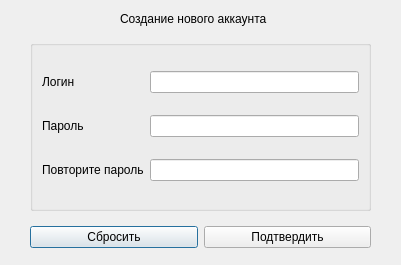
<?xml version="1.0" encoding="UTF-8"?>
<ui version="4.0">
 <class>Registration</class>
 <widget class="QDialog" name="Registration">
  <property name="geometry">
   <rect>
    <x>0</x>
    <y>0</y>
    <width>401</width>
    <height>265</height>
   </rect>
  </property>
  <property name="windowTitle">
   <string>Dialog</string>
  </property>
  <widget class="QLabel" name="label">
   <property name="geometry">
    <rect>
     <x>120</x>
     <y>10</y>
     <width>201</width>
     <height>18</height>
    </rect>
   </property>
   <property name="text">
    <string>Создание нового аккаунта</string>
   </property>
  </widget>
  <widget class="QGroupBox" name="groupBox">
   <property name="geometry">
    <rect>
     <x>30</x>
     <y>40</y>
     <width>341</width>
     <height>171</height>
    </rect>
   </property>
   <property name="title">
    <string/>
   </property>
   <layout class="QGridLayout" name="gridLayout">
    <item row="1" column="1">
     <widget class="QLineEdit" name="reg_pas">
      <property name="inputMethodHints">
       <set>Qt::ImhHiddenText|Qt::ImhNoAutoUppercase|Qt::ImhNoPredictiveText|Qt::ImhSensitiveData</set>
      </property>
      <property name="echoMode">
       <enum>QLineEdit::Password</enum>
      </property>
     </widget>
    </item>
    <item row="2" column="0">
     <widget class="QLabel" name="label_4">
      <property name="text">
       <string>Повторите пароль</string>
      </property>
     </widget>
    </item>
    <item row="2" column="1">
     <widget class="QLineEdit" name="reg_pas_repeat">
      <property name="echoMode">
       <enum>QLineEdit::Password</enum>
      </property>
     </widget>
    </item>
    <item row="1" column="0">
     <widget class="QLabel" name="label_3">
      <property name="text">
       <string>Пароль</string>
      </property>
     </widget>
    </item>
    <item row="0" column="1">
     <widget class="QLineEdit" name="mail"/>
    </item>
    <item row="0" column="0">
     <widget class="QLabel" name="label_2">
      <property name="text">
       <string>Логин</string>
      </property>
     </widget>
    </item>
   </layout>
  </widget>
  <widget class="QWidget" name="layoutWidget">
   <property name="geometry">
    <rect>
     <x>30</x>
     <y>217</y>
     <width>341</width>
     <height>41</height>
    </rect>
   </property>
   <layout class="QGridLayout" name="gridLayout_2">
    <item row="0" column="0">
     <widget class="QPushButton" name="pushButton_2">
      <property name="text">
       <string>Сбросить</string>
      </property>
     </widget>
    </item>
    <item row="0" column="1">
     <widget class="QPushButton" name="pushButton">
      <property name="text">
       <string>Подтвердить</string>
      </property>
     </widget>
    </item>
   </layout>
  </widget>
 </widget>
 <tabstops>
  <tabstop>mail</tabstop>
  <tabstop>reg_pas</tabstop>
  <tabstop>reg_pas_repeat</tabstop>
  <tabstop>pushButton_2</tabstop>
  <tabstop>pushButton</tabstop>
 </tabstops>
 <resources/>
 <connections/>
</ui>
